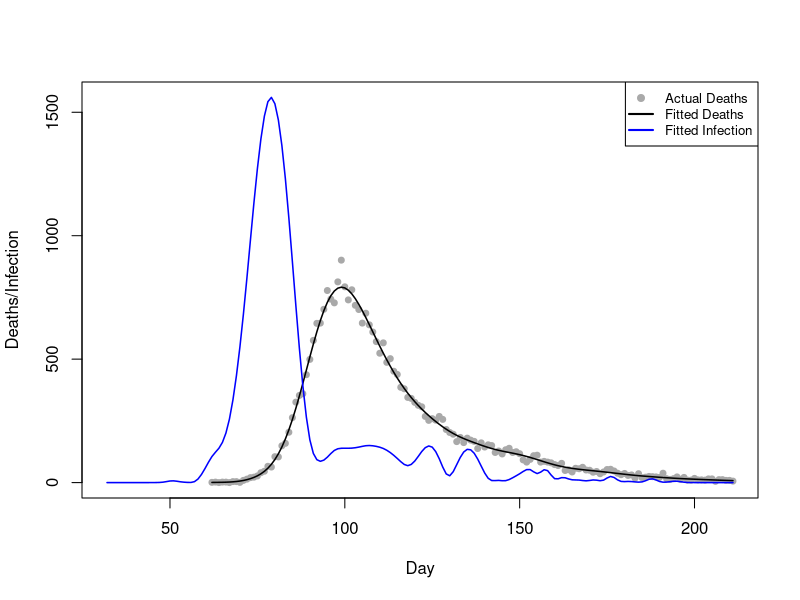
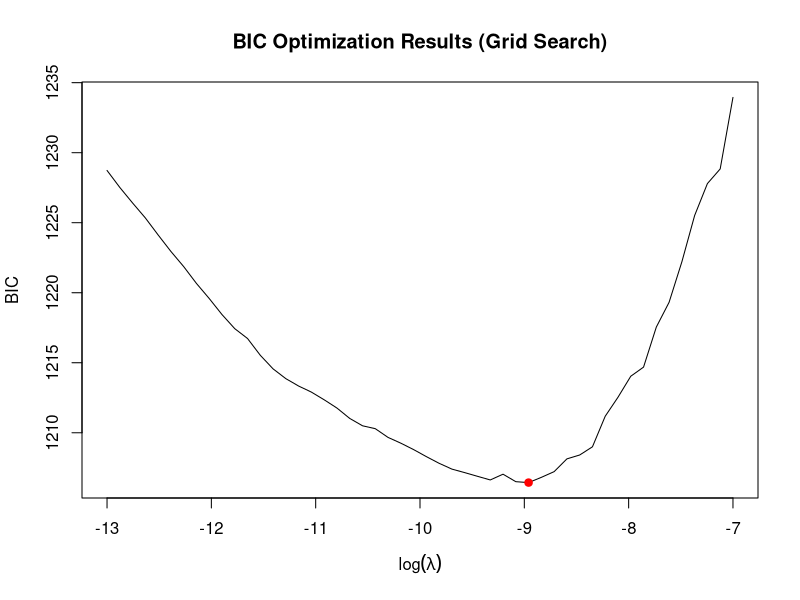
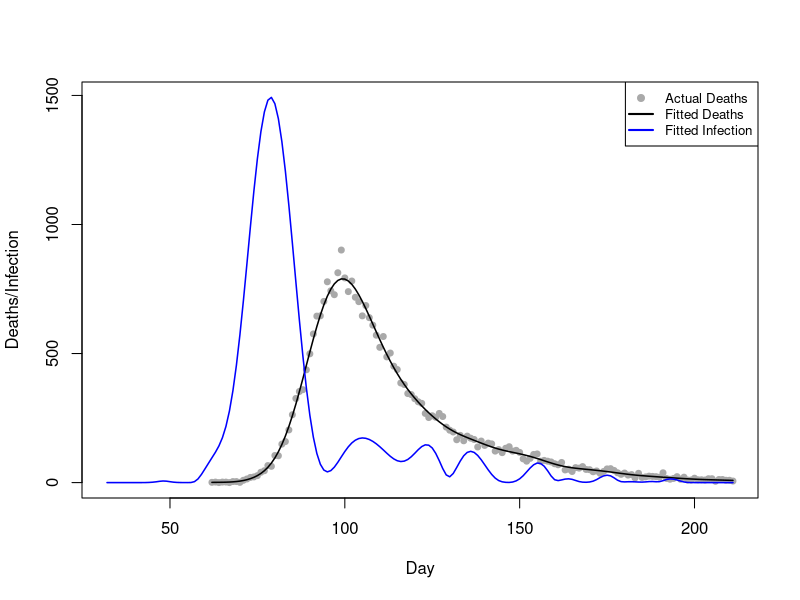
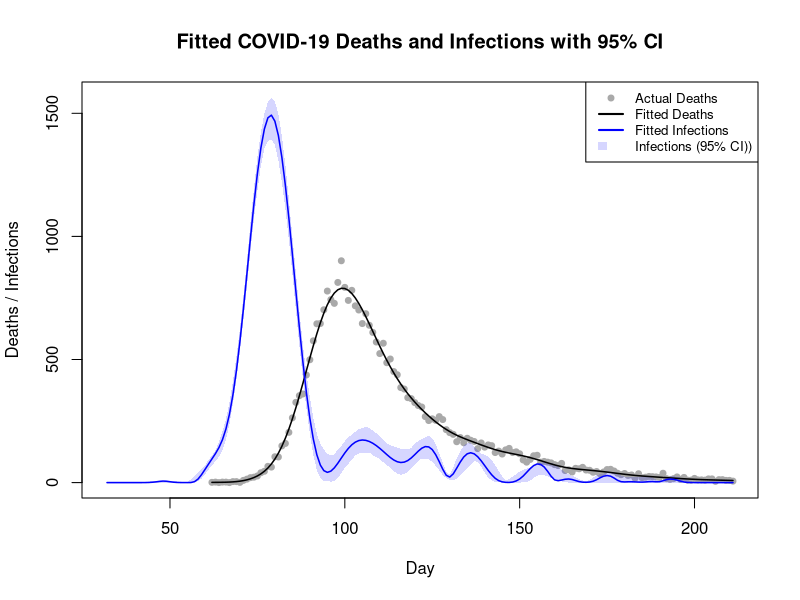

Generate these figures, in order, with R:
# Team Members: 
# 1. Shivasharini Govindasamy (Sharuuu27) - S2766392
# 2. Yu-Hsuan Hung (YuHsuan07) - S2793274
# 3. Yasuhiro Hara (hiroh-git) - S2826059

# Team Contributions:
# Shivasharini -  
# Yu-Hsuan -  
# Yasuhiro- 

# Github repo link:
#

## OVERVIEW: 


## CODE STRUCTURE:
# 1. 
# 2. 
# 3. 
# 4. 
# 5. 
# 6. 

library(splines)
#setwd("file")
data <- read.table("engcov.txt", header=TRUE)
data$date <- as.Date(data$date, format="%d/%m/%y")


## Question1

matrixes <- function(data, k=80){
# define a function to compute X_tilde, X and S 
  n <- nrow(data) # number of observation days, n
  t1 <- data$julian[1] - 30  # earliest infection day, setting as t1-30
  tn <- data$julian[n]       # latest infection day
  t_coverage <- t1:tn        # the scope of infection days
  # k-2 knots cover the scope of infection days
  unit <- (tn-t1)/(k-2-1) 
  knot <- seq(t1-unit*3, tn+unit*3, length.out=(k+4))
  # adding 6 points beyond the original k+2 knots, ensuring a total of k+4 knots
  x_tilde <- splineDesign(knots=knot, x=t_coverage, ord=4, outer.ok=TRUE)
  # design matrix, X_tilde, for the B-splines defined by knots at the values 
  # in the scope of infection days
  s <- crossprod(diff(diag(k), diff=2)) 
  # smoothing penalty matrix S
  x <- matrix(0, nrow=n, ncol=k)
  # initialise the death model matrix X
  d <- 1:80 # the range of days from infection to death.
  edur <- 3.151 # mean parameter for the log-normal distribution.
  sdur <- 0.469 # standard deviation parameter for the log-normal distribution
  pd <- dlnorm(d, edur, sdur) # probability density
  pd <- pd / sum(pd) # normalize probabilities pd
  for (i in 1:n) {
    j_max <- min(29+i, 80) 
    # determine the maximum interval j_max for the convolution limit.
    for (j in 1:j_max) {
      y <- 30+i-j 
      x[i,] <- x[i,] + x_tilde[y,]*pd[j]
      # X_{i,k}=\sum_{j=1}^{min(29+i,80)}\tilde{X}_{(30+i-j),k}\times \pi_{j}
    }
  }
  list(X_tilde=x_tilde, X=x, S=s) # return the three computed matrices
}

# extract x_tilde, x, and s 
k <- 80
m <- matrixes(data, k=k)
x_tilde <- m$X_tilde
x <- m$X
s <- m$S
y <- data$deaths


## Question2

pnll <- function(gamma,x,y,s,lambda){
# define the penalised negative log likelihood (pnll) function
  beta <- exp(gamma) # beta = exp(gamma), ensuring positive f
  mu <- x %*% beta   # mu = X %*% beta
  ll <- y*log(mu) - mu - lgamma(y+1) # log-likelihood
  p <- lambda*(t(beta) %*% s %*% beta)/2 # penalty
  -sum(ll) + p # return pnll= -sum(ll) + p
}

gpnll <- function(gamma,x,y,s,lambda){
# Define the gradient of pnll
  beta <- exp(gamma) # beta = exp(gamma), ensuring positive f
  mu <- as.vector(x %*% beta) # mu = X %*% beta
  z <- y/mu-1 # z = y/mu - 1
  dll <- as.vector(t(x) %*% z) * beta # d(sum l_i)/d(gamma)
  dp <- lambda * beta * as.vector(s %*% beta)# d(p)/d(gamma)
  -dll+dp # return total gradient:-[d(sum l_i)/d(gamma)]+[d(p)/d(gamma)]
}

#check 
fd <- gamma0 <- rep(log(1e-3),k) # set gamma0 for testing
lambda0 <- 5e-5 # set test lambda value.
pnll0 <- pnll(gamma0, lambda0, x=x, y=y, s=s) # pnll at gamma0 and lambda0
eps <- 1e-7 # finite difference interval 
for (i in seq_along(gamma0)) { # loop over gamma0
  gamma1 <- gamma0
  gamma1[i] <- gamma1[i] + eps  # increase gamma1[i] by eps         
  pnll1 <- pnll(gamma1, lambda0, x=x, y=y, s=s) # compute resulting pnll
  fd[i] <- (pnll1 - pnll0) / eps   # approximate -dl/dgamma[i]      
}
head(fd);head(gpnll(gamma0, lambda0, x=x, y=y, s=s)) 
# the result indicating that gpnll is coded correctly


## Question3
fit <- optim(par=gamma0, fn=pnll, gr=gpnll,
             lambda=5e-5, x=x, y=y, s=s,
             method="BFGS") #, hessian=TRUE
# Use optim function with BFGS method to optimise
gamma_h <- fit$par       # Get the fitted optimal parameters gamma_h
beta_h <- exp(gamma_h)   # Calculate the fitted B-spline coefficients beta_h
mu_h <- x %*% beta_h     # Calculate the fitted expected deaths mu_h
f_h<- x_tilde %*% beta_h # Calculate the fitted new infection curve f_h

# Set parameters
n <- nrow(data)
t1 <- data$julian[1] - 30
tn <- data$julian[n]
t_coverage <- t1:tn

# Plot actual deaths data (gray dots)
plot(data$julian, y, 
     type="p", 
     pch=19, 
     col="darkgray", 
     cex=.8,
     xlab="Day", 
     ylab="Deaths/Infection", 
     xlim=c(t1,tn), 
     ylim=range(c(f_h, data$deaths)))
# Plot fitted deaths data (black line)
lines(data$julian, mu_h, col="black", lwd=1.5)
# Plot fitted infection data (blue line)
lines(t_coverage, f_h, type="l", col="blue", lwd=1.5)
# Plot legend
legend("topright", 
       legend=c("Actual Deaths", "Fitted Deaths", "Fitted Infection"), 
       col=c("darkgray", "black", "blue"),
       pch=c(19, NA, NA), lty=c(NA, 1, 1), lwd=2, cex=.8)


## Question4

# Defining the grid
lsp <- seq(-13, -7, length=50)
lambdas <- exp(lsp)
#n <- nrow(data) # number of observation
#k <- ncol(x) # number of parameters: 80

BIC <- EDF <- rep(0, length(lsp))

# Initial parameter（from Step 3）
gamma_start <- gamma_h

# Grid search
for (i in 1:length(lambdas)) {
  lambda_i <- lambdas[i]
  
  ## 1. Fit model
  fit <- optim(par=gamma_start, fn=pnll, gr=gpnll,
               lambda=lambda_i, x=x, y=y, s=s,
               method="BFGS") #, hessian=TRUE
  
  gamma_h <- fit$par
  beta_h <- exp(gamma_h)
  mu_h <- as.vector(x %*% beta_h) # fitted expected deaths mu_h (μ̂_i)
  
  ## 2. Calculate EDF
  W <- diag(y/(mu_h^2))
  
  # H_0 = X^T W X + 0*S = X^T W X
  XWX <- t(x) %*% W %*% x
  
  # H_lambda = X^T W X + lambda S
  H_lambda <- XWX + lambda_i*s
  
  # (H_lambda)^(-1) %*% H_0
  H_inv_H0 <- solve(H_lambda, XWX)
  
  # trace(A) = sum(diag(A))
  EDF[i] <- sum(diag(H_inv_H0))
  
  ## 3. Calculate l(beta_h)
  # P = lambda * beta_h^T S * beta_h / 2
  P <- lambda_i*(t(beta_h) %*% s %*% beta_h)/2
  # ll = -nll = -pnll + P
  ll <- -fit$value + P
  
  ## 4. BIC = -2l(beta_h) + log(n)*EDF
  BIC[i] <- -2*ll + log(n)*EDF[i]
}

## 5. Find optimal λ
i_opt <- which.min(BIC)      # index where BIC is minimum
lambda_opt <- lambdas[i_opt] # optimal lambda!
lsp_opt <- lsp[i_opt]        # optimal log(lambda)
EDF_opt <- EDF[i_opt]        # EDF at minimum BIC
BIC_min <- BIC[i_opt]        # minimum BIC

# Visualise the results
plot(lsp, BIC, type="l", 
     xlab=expression(log(lambda)), 
     ylab="BIC", 
     main="BIC Optimization Results (Grid Search)")
points(lsp_opt, BIC_min, col="red", pch=19)

# Print the results
cat("--- Optimal Lambda Selection ---\n")
cat("Optimal log(lambda):", lsp_opt, "\n")
cat("Optimal lambda:", lambda_opt, "\n")
cat("Minimum BIC:", BIC_min, "\n")
cat("EDF at minimum BIC:", EDF_opt)

# Fit model with optimal lambda
fit_opt <- optim(par=gamma_start, fn=pnll, gr=gpnll,
                 lambda=lambda_opt, x=x, y=y, s=s,
                 method="BFGS") #, hessian=TRUE
# Use optim function with BFGS method to optimise
gamma_h_opt <- fit_opt$par       # Get the fitted optimal parameters gamma_h
beta_h_opt <- exp(gamma_h_opt)   # Calculate the fitted B-spline coefficients beta_h
mu_h_opt <- x %*% beta_h_opt     # Calculate the fitted expected deaths mu_h
f_h_opt <- x_tilde %*% beta_h_opt # Calculate the fitted new infection curve f_h

# Plot with optimal parameters
# Plot actual deaths data (gray dots)
plot(data$julian, y, 
     type="p", 
     pch=19, 
     col="darkgray", 
     cex=.8,
     xlab="Day", 
     ylab="Deaths/Infection", 
     xlim=c(t1,tn), 
     ylim=range(c(f_h_opt, data$deaths)))
# Plot fitted deaths data (black line)
lines(data$julian, mu_h_opt, 
      col="black", 
      lwd=1.5)
# Plot fitted infection data (blue line)
lines(t_coverage, f_h_opt, 
      type="l", 
      col="blue", 
      lwd=1.5)
# Plot legend
legend("topright", 
       legend=c("Actual Deaths", "Fitted Deaths", "Fitted Infection"), 
       col=c("darkgray", "black", "blue"), 
       pch=c(19, NA, NA), lty=c(NA, 1, 1), lwd=2, cex=.8)


# Question 5
pnll_weight <- function(gamma, x, y, s, lambda, w) {
  # define the penalised negative log likelihood (pnll) function with weights
  beta <- exp(gamma) # ensuring f(t) is positive
  mu <- x %*% beta   
  ll <- y*log(mu) - mu - lgamma(y+1) 
  p <- lambda*(t(beta) %*% s %*% beta)/2 # penalty 
  -sum(w * ll) + p # return weighted pnll
}

gpnll_weight <- function(gamma, x, y, s, lambda, w) {
  # Define the gradient of weighted pnll
  beta <- exp(gamma) 
  mu <- as.vector(x %*% beta)
  z <- y/mu - 1 
  dll <- as.vector(t(x) %*% (w * z)) * beta #(z is multiplied with weights)
  dp <- lambda * beta * as.vector(s %*% beta) 
  -dll + dp # return total weighted gradient
}

n_bootstrap <- 200 # to generate 200 bootstrap replicates

fhat_bootstrap <- matrix(0, nrow = nrow(x_tilde), ncol = n_bootstrap) 
# creating matrix for the bootstrap

for (i in 1:n_bootstrap) {
  # Generate bootstrap weights for replicate = i
   wb <- tabulate(sample(n, replace=TRUE), n)
  
  # Fit the model using the weighted functions
  fit_b_hat <- optim(par=gamma_h_opt,  # Start from the optimal params
                 fn=pnll_weight,       # NEW weighted pnll
                 gr=gpnll_weight,      # NEW weighted gradient
                 lambda=lambda_opt,    # fixed optimal lambda from Q4
                 x=x, y=y, s=s, w=wb,
                 method="BFGS")
  
  gamma_b <- fit_b_hat$par # parameters from this bootstrap fit
  beta_b <- exp(gamma_b)
  
  f_hat_b <- x_tilde %*% beta_b # fitted infection curve for this replicate
  
  fhat_bootstrap[, i] <- f_hat_b # store the result of infection curve
}

# Question 6
fitted_lower <- apply(fhat_bootstrap, 1, quantile, probs = 0.025) 
# lower confidence bound for infection in each day
fitted_upper <- apply(fhat_bootstrap, 1, quantile, probs = 0.975)
# upper confidence bound for infection in each day

ylim_max <- max(c(y, fitted_upper), na.rm = TRUE) 
# ensure the canvas is big enough to fit the entire plot

plot(data$julian, y, 
     type = "p", 
     pch = 19, 
     col = "darkgray", 
     cex = 0.8,
     xlab = "Day", 
     ylab = "Deaths / Infections",
     main = "Fitted COVID-19 Deaths and Infections with 95% CI",
     xlim = c(t1, tn), 
     ylim = c(0, ylim_max))


polygon(c(t_coverage, rev(t_coverage)), 
        c(fitted_upper, rev(fitted_lower )),
        col = rgb(0.2, 0.2, 1, 0.2), # Semi-transparent blue
        border = NA)
# outlines the confidence band width along the t-coverage


lines(data$julian, mu_h_opt, 
      col = "black", 
      lwd = 1.5)
# Plot fitted deaths data (black line)

lines(t_coverage, f_h_opt, 
      col = "blue", 
      lwd = 1.5)
# Plot fitted infection data (blue line)

legend("topright", 
       legend = c("Actual Deaths", "Fitted Deaths", "Fitted Infections",
                  "Infections (95% CI))"),
       col = c("darkgray", "black", "blue", rgb(0.2, 0.2, 1, 0.2)),
       pch = c(19, NA, NA, NA), # Point for data
       lty = c(NA, 1, 1, NA), # Lines for fits
       lwd = c(NA, 2, 2, NA),
       fill = c(NA, NA, NA, rgb(0.2, 0.2, 1, 0.2)), # Fill for CI box
       border = NA, # No border on legend boxes
       cex = 0.8) # Slightly smaller text
